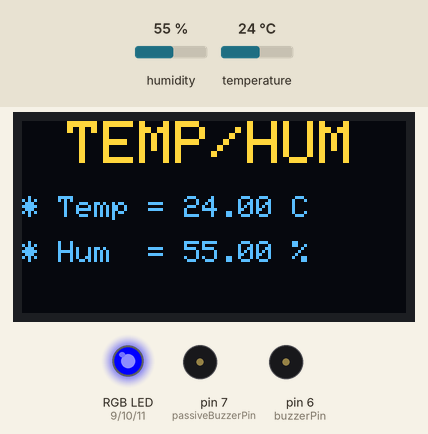
Recording of a sketch running on a simulated Arduino Uno, built with avr-gcc and run on an emulated ATmega328P. Shown: 128×64 one-colour display, an RGB LED mixed from three pins (HIGH = lit), buzzer (waves = sounding, pin HIGH). Inputs (shaded band) come from the test bench; at power-on: temperature 24 °C, humidity 55 %. The OLED is the two-colour kind (top 16 rows yellow).

Above: at 2.9 s.
3.0 s: temperature set to 28 °C
At 4.8 s:
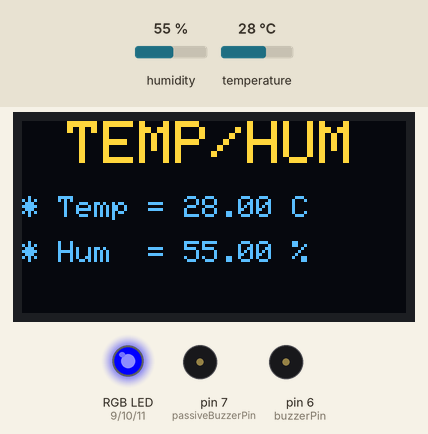
5.8 s: temperature set to 31 °C
At 7.8 s:
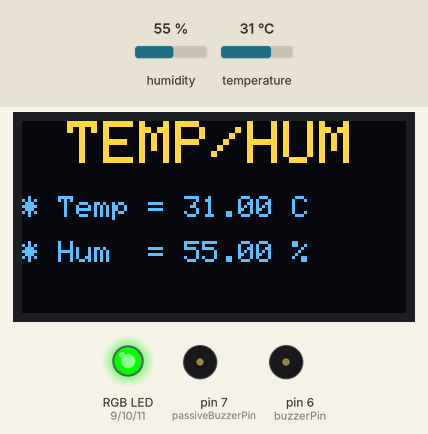
11.8 s: temperature set to 34 °C
At 13.3 s:
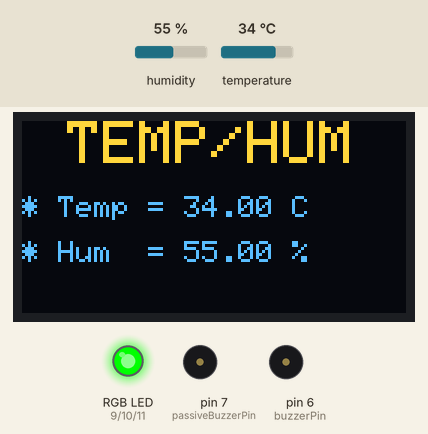
14.6 s: temperature set to 37 °C
At 16.59 s:
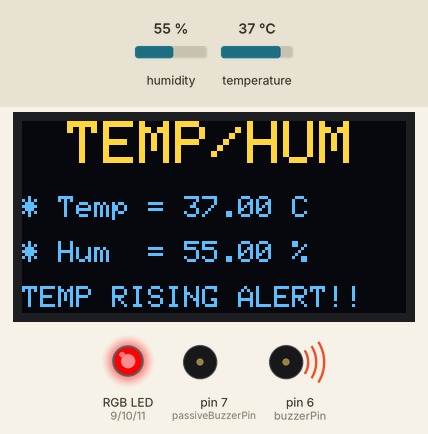
17.4 s: humidity set to 22 %
At 22.44 s:
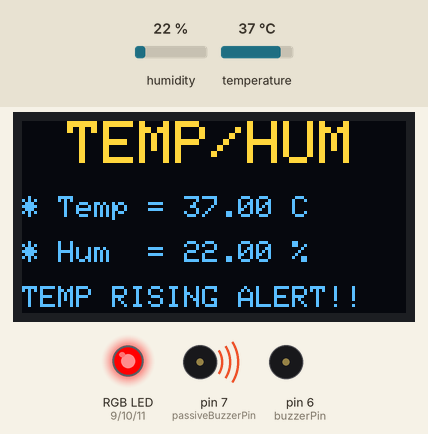
Timing chart, 0 to 23.3 s (numbered marks = the images above; inputs shaded):
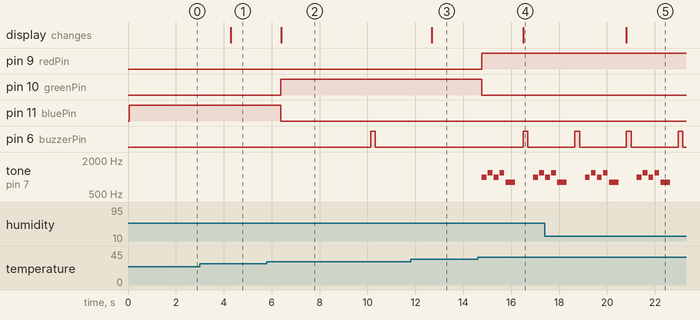

The sketch:

ClimaGuard_Code.ino
```cpp
#include <Adafruit_GFX.h>
#include <Adafruit_SSD1306.h>
#include <DHT.h>
#include <Wire.h>

// DHT11 setup
#define DHTPIN 2
#define DHTTYPE DHT11
DHT dht(DHTPIN, DHTTYPE);

// OLED setup
#define SCREEN_WIDTH 128
#define SCREEN_HEIGHT 64
Adafruit_SSD1306 display(SCREEN_WIDTH, SCREEN_HEIGHT, &Wire, -1);

// RGB LED pins
int redPin = 9;
int greenPin = 10;
int bluePin = 11;

// Active buzzer pin
int buzzerPin = 6;

// Passive buzzer pin
int passiveBuzzerPin = 7;

// Variables for active buzzer timing
unsigned long previousMillis = 0;
int buzzerInterval = 0;  // interval in ms

// === Emergency Melody for Passive Buzzer ===
int melody[] = { 1000, 1200, 1000, 1200, 800, 0 };  // frequencies (Hz)
int noteDurations[] = { 200, 200, 200, 200, 400, 200 }; // ms
int melodyLength = 6;

void playEmergencyMelody() {
  for (int i = 0; i < melodyLength; i++) {
    if (melody[i] == 0) {
      noTone(passiveBuzzerPin); // rest
    } else {
      tone(passiveBuzzerPin, melody[i], noteDurations[i]);
    }
    delay(noteDurations[i] + 50); // gap between notes
  }
  noTone(passiveBuzzerPin);
}

void setup() {
  Serial.begin(9600);

  // Initialize DHT
  dht.begin();

  // Initialize OLED
  if (!display.begin(SSD1306_SWITCHCAPVCC, 0x3C)) {
    Serial.println("OLED initialization failed!");
    for (;;);
  }
  display.clearDisplay();
  display.setTextColor(SSD1306_WHITE);

  // Pin modes
  pinMode(redPin, OUTPUT);
  pinMode(greenPin, OUTPUT);
  pinMode(bluePin, OUTPUT);
  pinMode(buzzerPin, OUTPUT);
  pinMode(passiveBuzzerPin, OUTPUT);

  digitalWrite(buzzerPin, LOW); // active buzzer OFF initially
}

// Set RGB color
void setColor(int R, int G, int B) {
  analogWrite(redPin, R);
  analogWrite(greenPin, G);
  analogWrite(bluePin, B);
}

void loop() {
  float temp = dht.readTemperature();
  float hum = dht.readHumidity();

  if (isnan(temp) || isnan(hum)) {
    Serial.println("Failed to read from DHT sensor!");
    return;
  }

  // === OLED Display ===
  display.clearDisplay();
  display.setTextSize(2);
  display.setCursor(15, 0);
  display.println("TEMP/HUM");

  display.setTextSize(1);
  display.setCursor(0, 25);
  display.print("* Temp = ");
  display.print(temp);
  display.println(" C");

  display.setCursor(0, 40);
  display.print("* Hum  = ");
  display.print(hum);
  display.println(" %");

  unsigned long currentMillis = millis();

  if (temp < 30) {
    // Normal
    setColor(0, 0, 255); // Blue
    digitalWrite(buzzerPin, LOW);
    buzzerInterval = 0;

  } else if (temp <= 35) {
    // Warning
    setColor(0, 255, 0); // Green
    buzzerInterval = 10000; // one beep every 10 sec

  } else {
    // Danger
    setColor(255, 0, 0); // Red
    buzzerInterval = 1000; // one beep every 1 sec

    // Extra OLED alert
    display.setCursor(0, 55);
    display.setTextSize(1);
    display.println("TEMP RISING ALERT!!");

    // Play emergency melody on passive buzzer
    playEmergencyMelody();
  }

  display.display();

  // === Active Buzzer Handling ===
  if (buzzerInterval > 0) {
    if (currentMillis - previousMillis >= buzzerInterval) {
      previousMillis = currentMillis;

      // Short beep (200 ms) on active buzzer
      digitalWrite(buzzerPin, HIGH);
      delay(200);
      digitalWrite(buzzerPin, LOW);
    }
  }

  delay(200);
}
```

Measured:
- the behaviour switches between 29 and 30 °C on temperature (found by bisection; images 1 and 2)
- the behaviour switches between 35 and 36 °C on temperature (found by bisection; images 3 and 4)
- after the input at 3.0 s, the display: changes after 1.3 s (image 1)
- after the input at 5.8 s, pin 10 (greenPin): LOW → HIGH after 0.58 s; pin 11 (bluePin): HIGH → LOW after 0.58 s; pin 6 (buzzerPin): LOW → HIGH after 4.3 s, → LOW 0.20 s later; the display: changes after 0.60 s (image 2)
- after the input at 11.8 s, the display: changes after 0.89 s (image 3)
- after the input at 14.6 s, pin 9 (redPin): LOW → HIGH after 0.17 s; pin 10 (greenPin): HIGH → LOW after 0.17 s
- after the input at 17.4 s, the display: changes after 3.4 s (image 5)
